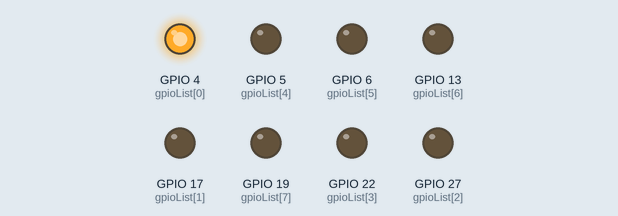
This program was run on a simulated Raspberry Pi (BCM pin numbers). On the bench: output pins drawn as LEDs (lit = HIGH). At 9.9 s the program stops and its outputs stay as they are.

Above: at 0.05 s.
At 0.55 s:
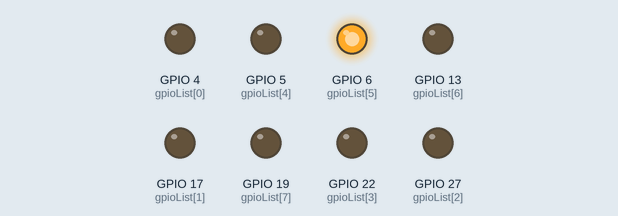
At 1.0 s:
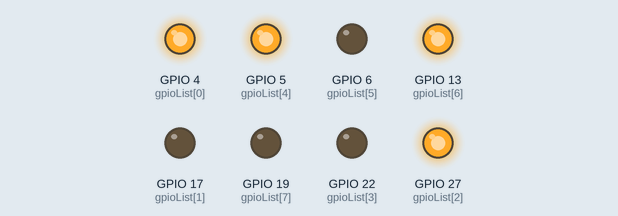
At 2.5 s:
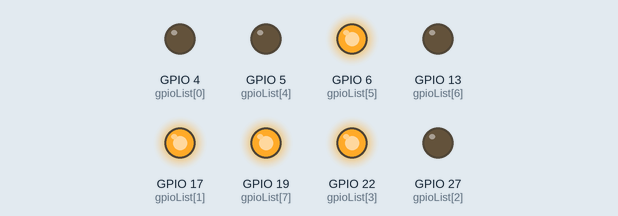
At 4.05 s:
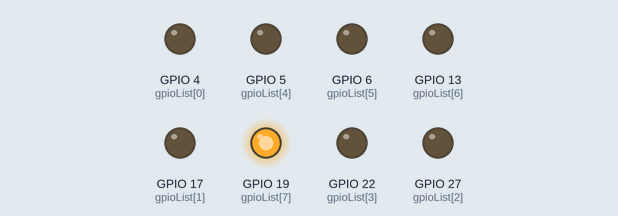
At 6.3 s:
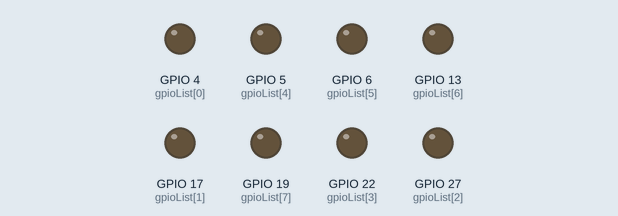
Timing chart, 0 to 7.6 s (numbered marks = the images above):
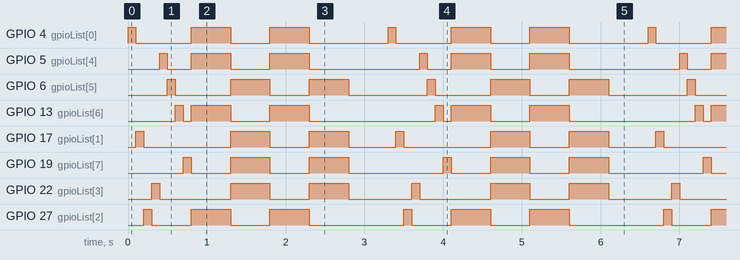

The program:

relayTest.py
```python
import RPi.GPIO as GPIO
import time

GPIO.setmode(GPIO.BCM)
GPIO.setup(4, GPIO.OUT) #ch1  7
GPIO.setup(17,GPIO.OUT) #ch2  0
GPIO.setup(27, GPIO.OUT) #ch3 2
GPIO.setup(22,GPIO.OUT) #ch4  3
GPIO.setup(5, GPIO.OUT) #ch5
GPIO.setup(6,GPIO.OUT) #ch6
GPIO.setup(13, GPIO.OUT) #ch7
GPIO.setup(19, GPIO.OUT) #ch8
gpioList = [4,17,27,22,5,6,13,19]
sleepTime = 0.1

def scrollThrough(gpioList, sleepTime):
	for pin in gpioList:
		GPIO.output(pin,True)
		time.sleep(sleepTime)
		GPIO.output(pin,False)

def evenOn(gpioList, sleepTime):
	for pin in range(len(gpioList)):
		if(pin%2==0):
			GPIO.output(gpioList[pin],True)
	time.sleep(sleepTime)
	for pin in range(len(gpioList)):
		if(pin%2==0):
			GPIO.output(gpioList[pin],False)

def oddOn(gpioList, sleepTime):
	for pin in range(len(gpioList)):
		if(pin%2!=0):
			GPIO.output(gpioList[pin],True)
	time.sleep(sleepTime)
	for pin in range(len(gpioList)):
		if(pin%2!=0):
			GPIO.output(gpioList[pin],False)


for i in range(3):
	scrollThrough(gpioList,0.1)
	evenOn(gpioList,0.5)
	oddOn(gpioList,0.5)
	evenOn(gpioList,0.5)
	oddOn(gpioList,0.5)
	time.sleep(0.5)
GPIO.cleanup()
```

Measured:
- by itself, GPIO 4 (gpioList[0]), GPIO 6 (gpioList[5]): repeats every 3.3 s: LOW 0.70 s, HIGH 0.50 s, LOW 0.50 s, HIGH 0.50 s, LOW 1.0 s, HIGH 0.10 s
- by itself, GPIO 5 (gpioList[4]): repeats every 3.3 s: LOW 0.30 s, HIGH 0.50 s, LOW 0.50 s, HIGH 0.50 s, LOW 1.4 s, HIGH 0.10 s
- by itself, GPIO 13 (gpioList[6]): repeats every 3.3 s: LOW 0.10 s, HIGH 0.50 s, LOW 0.50 s, HIGH 0.50 s, LOW 1.6 s, HIGH 0.10 s
- by itself, GPIO 17 (gpioList[1]): repeats every 3.3 s: LOW 1.1 s, HIGH 0.50 s, LOW 0.50 s, HIGH 0.50 s, LOW 0.60 s, HIGH 0.10 s
- by itself, GPIO 19 (gpioList[7]), GPIO 27 (gpioList[2]): repeats every 3.3 s: 2 × (LOW 0.50 s, HIGH 0.50 s), LOW 1.2 s, HIGH 0.10 s
- by itself, GPIO 22 (gpioList[3]): repeats every 3.3 s: LOW 0.90 s, HIGH 0.50 s, LOW 0.50 s, HIGH 0.50 s, LOW 0.80 s, HIGH 0.10 s
